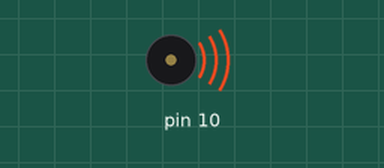
This sketch was run on a simulated Arduino Uno, built with avr-gcc and run on an emulated ATmega328P. Parts: buzzer (waves = sounding). Random numbers use the default seed unless the sketch sets one.

Above: at 0.1 s.
Timing chart, 0 to 40.0 s (numbered marks = the images above):
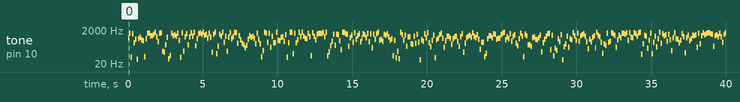

Measured:
- by itself, tone on pin 10: plays 679 Hz for 0.10 s, 1270 Hz for 0.10 s, 49 Hz for 0.10 s, 1224 Hz for 0.10 s, 346 Hz for 0.10 s, 562 Hz for 0.10 s … (399 notes in this stretch)

The sketch:

Robotic_Sounds.ino
```cpp
//Robotic Sounds

int sound;
void setup() {
}

void loop() {
  sound  = random(31,1500); //Pick a random number between 31 and 1500.
  tone(10,sound);           //Output a tone at the frequency of the random number selected.
  delay(100);
}
```
